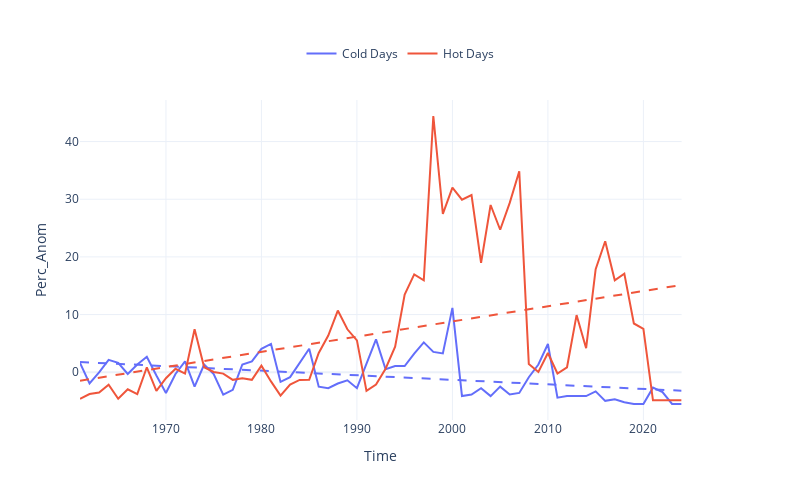

Notebook cell for this chart:
### Code cell
dict_plot = [{'data' : df_cold_anom, 'var' : 'Perc_Anom', 'ax' : 1, 'label' : 'Cold Days'},
             {'data' : df_hot_anom, 'var' : 'Perc_Anom', 'ax' : 1, 'label' : 'Hot Days'}]
fig = plot_timeseries_interactive(dict_plot, trendline=True)
